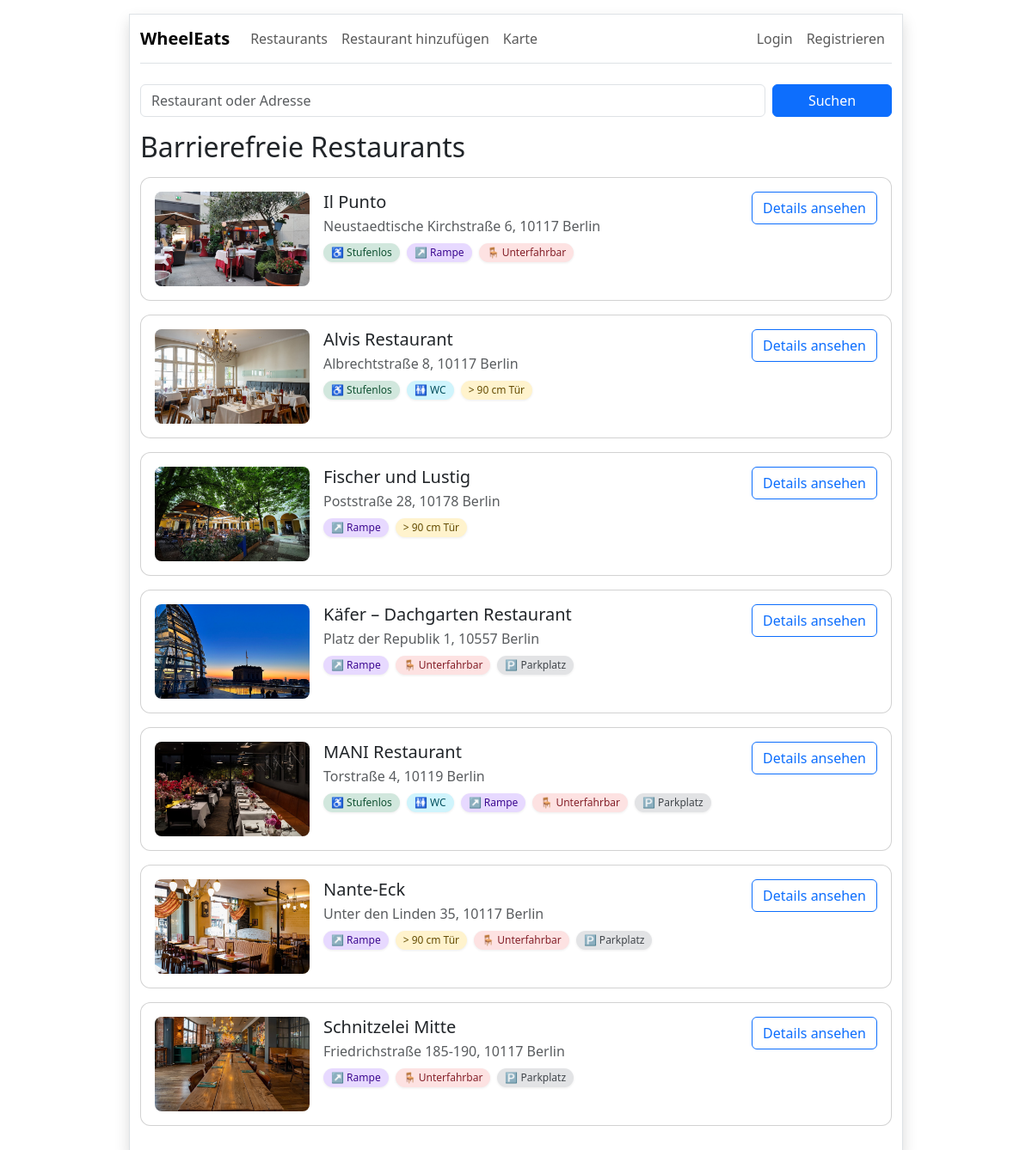
/index, run on the app's committed database.
### db.py (models this page shows)
class Restaurant(db.Model):
    __tablename__ = "restaurant"
    id = db.Column(db.Integer, primary_key=True)
    erstellt_von_nutzer_id = db.Column(db.Integer, db.ForeignKey("nutzer.id"), nullable=True, index=True)
    name = db.Column(db.String(255), nullable=False, index=True)
    strasse = db.Column(db.String(255), nullable=True)
    hausnummer = db.Column(db.String(50), nullable=True)
    postleitzahl = db.Column(db.String(20), nullable=True, index=True)
    stadt = db.Column(db.String(120), nullable=True, index=True)
    breitengrad = db.Column(db.Float, nullable=True)
    laengengrad = db.Column(db.Float, nullable=True)
    beschreibung = db.Column(db.Text, nullable=True)
    status = db.Column(db.String(50), nullable=False, default="pending")
    oeffnungszeiten = db.Column(db.Text, nullable=True)
    quelle = db.Column(db.String(255), nullable=True)
    erstellt_am = db.Column(db.DateTime, nullable=False, default=datetime.utcnow)
    aktualisiert_am = db.Column(db.DateTime, nullable=False, default=datetime.utcnow, onupdate=datetime.utcnow)
    geprueft_am = db.Column(db.DateTime, nullable=True)
    erstellt_von = db.relationship("Nutzer", back_populates="restaurants")
    bewertungen = db.relationship("Bewertung", back_populates="restaurant", cascade="all, delete-orphan")
    fotos = db.relationship("Foto", back_populates="restaurant", cascade="all, delete-orphan")
    merkmale = db.relationship(
        "BarrierefreieMerkmale",
        back_populates="restaurant",
        uselist=False,
        cascade="all, delete-orphan",
    )
    @property
    def adresse_zeile(self) -> str:
        parts = []
        if self.strasse:
            if self.hausnummer:
                parts.append(f"{self.strasse} {self.hausnummer}")
            else:
                parts.append(self.strasse)
        if self.postleitzahl or self.stadt:
            parts.append(f"{self.postleitzahl or ''} {self.stadt or ''}".strip())
        return ", ".join([p for p in parts if p])

class Foto(db.Model):
    __tablename__ = "foto"
    id = db.Column(db.Integer, primary_key=True)
    restaurant_id = db.Column(db.Integer, db.ForeignKey("restaurant.id"), nullable=False, index=True)
    dateipfad = db.Column(db.String(500), nullable=False)
    titelbild = db.Column(db.Boolean, nullable=False, default=False)
    restaurant = db.relationship("Restaurant", back_populates="fotos")

### app.py (the view, shortened to what this page needs)
@app.route("/index")
def index():
    q = request.args.get("q", "").strip()
    query = Restaurant.query
    restaurants = query.order_by(Restaurant.name.asc()).all()
    return render_template("index.html", restaurants=restaurants, q=q)

### templates/index.html (shortened to what this page needs)
{% extends "base.html" %}
{% block CONTENT %}
<section class="my-3">
  <form class="row g-2 my-3" method="get" action="{{ url_for('index') }}">
    <div class="col-md-10">
      <input
        class="form-control"
        type="text"
        name="q"
        value="{{ q or '' }}"
        placeholder="Restaurant oder Adresse">
    </div>
    <div class="col-md-2 d-grid">
      <button class="btn btn-primary" type="submit">Suchen</button>
    </div>
  </form>
</section>
<section>
  <h2 class="mb-3">Barrierefreie Restaurants</h2>
  {% for r in restaurants %}
    {% set titelbild = r.fotos | selectattr("titelbild") | first %}
    <div class="card mb-3">
      <div class="card-body d-flex gap-3 align-items-start">
        <div style="width: 180px; flex: 0 0 180px;">
          {% if titelbild %}
            <img
              src="{{ url_for('static', filename=titelbild.dateipfad.replace('static/', '')) }}"
              class="img-fluid rounded-3"
              style="height: 110px; width: 180px;"
              alt="Bild von {{ r.name }}">
          {% else %}
            <img
              src="https://picsum.photos/360/220"
              class="img-fluid rounded-3"
              style="height: 110px; width: 180px;"
              alt="Platzhalterbild">
          {% endif %}
        </div>
        <div class="flex-grow-1">
          <h5 class="card-title mb-1">{{ r.name }}</h5>
          <div class="text-muted mb-2">{{ r.adresse_zeile }}</div>
          <div class="d-flex flex-wrap gap-2">
            {% if r.merkmale %}
              {% if r.merkmale.stufenloser_eingang %}
                <span class="badge badge-access badge-stepfree">♿ Stufenlos</span>
              {% endif %}
              {% if r.merkmale.barrierefreies_wc %}
                <span class="badge badge-access badge-wc">🚻 WC</span>
              {% endif %}
              {% if r.merkmale.rampe %}
                <span class="badge badge-access badge-ramp">↗️ Rampe</span>
              {% endif %}
              {% if r.merkmale.breite_tueren %}
                <span class="badge badge-access badge-door">&gt; 90 cm Tür</span>
              {% endif %}
              {% if r.merkmale.unterfahrbare_tische %}
                <span class="badge badge-access badge-table">🪑 Unterfahrbar</span>
              {% endif %}
              {% if r.merkmale.behindertenparkplatz %}
                <span class="badge badge-access badge-parking">🅿 Parkplatz</span>
              {% endif %}
            {% endif %}
          </div>
        </div>
        <div class="ms-auto">
          <a href="{{ url_for('detail', id=r.id) }}" class="btn btn-outline-primary">
            Details ansehen
          </a>
        </div>
      </div>
    </div>
  {% else %}
    <div class="text-muted">Keine Restaurants gefunden.</div>
  {% endfor %}
</section>
{% endblock %}

### static/css/style.css (style rules this page uses)
.badge-access { border-radius: 999px; font-weight: 500; padding: 0.4em 0.75em; box-shadow: 0 1px 3px rgba(0,0,0,0.08); }
.badge-stepfree { background-color: #d1e7dd; color: #0f5132; }
.badge-wc { background-color: #cff4fc; color: #055160; }
.badge-ramp { background-color: #e7d9ff; color: #3d0a91; }
.badge-door { background-color: #fff3cd; color: #664d03; }
.badge-table { background-color: #fde2e2; color: #842029; }
.badge-parking { background-color: #e2e3e5; color: #41464b; }
.card { border-radius: 12px; }
img { object-fit: cover; }

### data on the page
Restaurant: dateipfad (picture), name "Il Punto", adresse_zeile "Neustaedtische Kirchstraße 6, 10117 Berlin", shows "♿ Stufenlos", shows "↗️ Rampe", shows "🪑 Unterfahrbar"
Restaurant: dateipfad (picture), name "Alvis Restaurant", adresse_zeile "Albrechtstraße 8, 10117 Berlin", shows "♿ Stufenlos", shows "🚻 WC", shows "> 90 cm Tür"
Restaurant: dateipfad (picture), name "Fischer und Lustig", adresse_zeile "Poststraße 28, 10178 Berlin", shows "↗️ Rampe", shows "> 90 cm Tür"
Restaurant: dateipfad (picture), name "Käfer – Dachgarten Restaurant", adresse_zeile "Platz der Republik 1, 10557 Berlin", shows "↗️ Rampe", shows "🪑 Unterfahrbar", shows "🅿 Parkplatz"
Restaurant: dateipfad (picture), name "MANI Restaurant", adresse_zeile "Torstraße 4, 10119 Berlin", shows "♿ Stufenlos", shows "🚻 WC", shows "↗️ Rampe", shows "🪑 Unterfahrbar", shows "🅿 Parkplatz"
Restaurant: dateipfad (picture), name "Nante-Eck", adresse_zeile "Unter den Linden 35, 10117 Berlin", shows "↗️ Rampe", shows "> 90 cm Tür", shows "🪑 Unterfahrbar", shows "🅿 Parkplatz"
Restaurant: dateipfad (picture), name "Schnitzelei Mitte", adresse_zeile "Friedrichstraße 185-190, 10117 Berlin", shows "↗️ Rampe", shows "🪑 Unterfahrbar", shows "🅿 Parkplatz"
